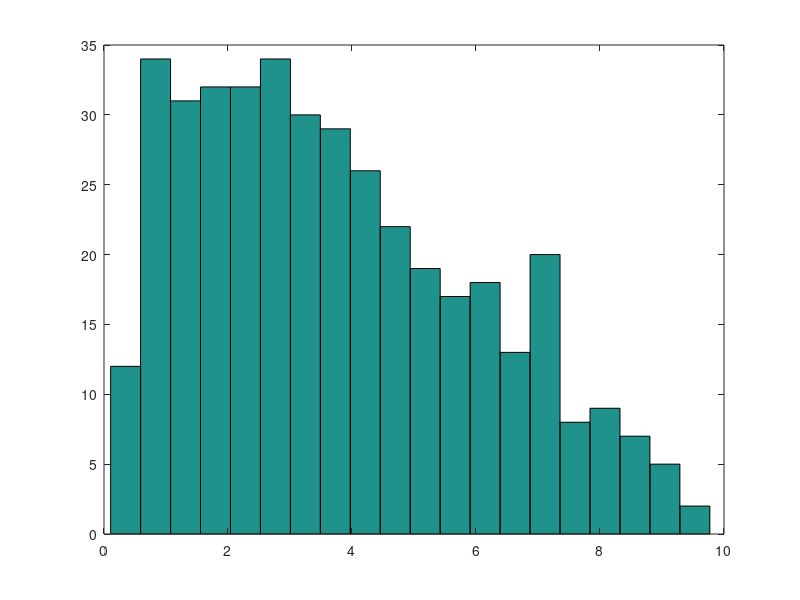
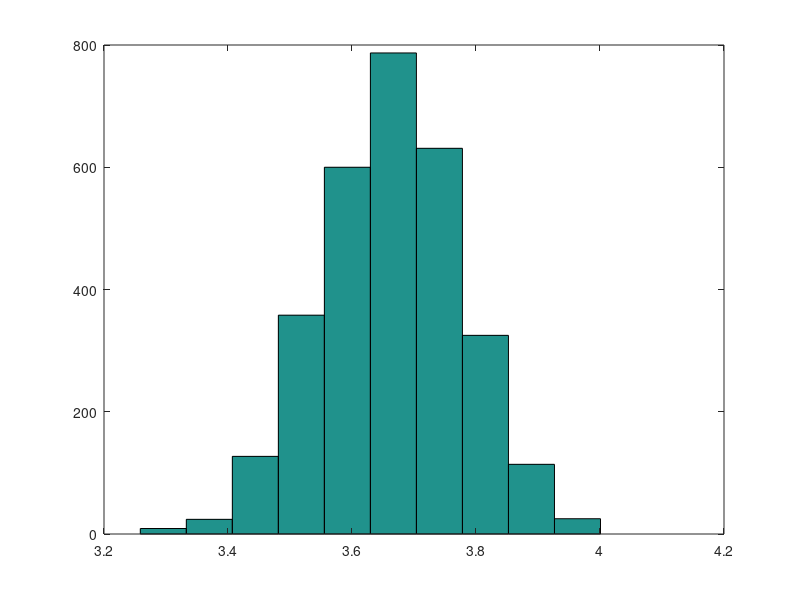
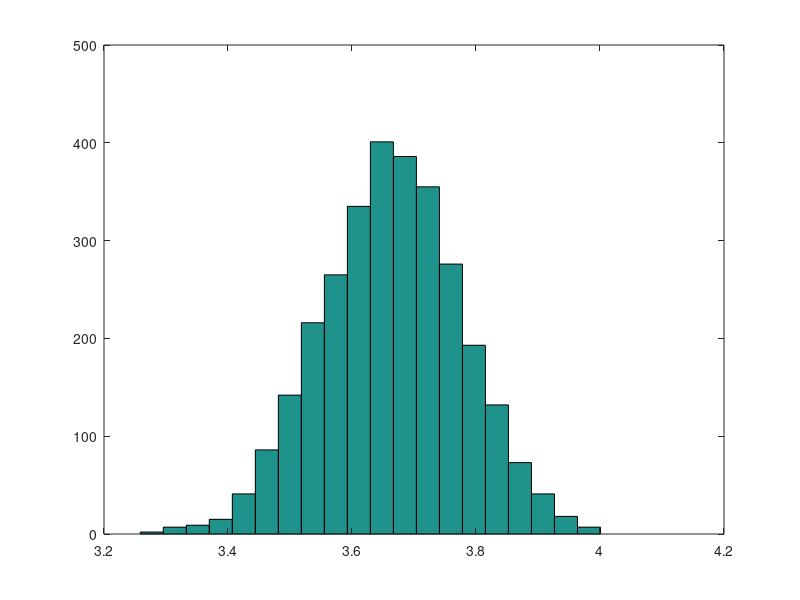

MATLAB code to generate these figures, in order:
clear; clc; close all;

% Setup matlab's random number generator to act determistically
rng('default');

% Define Our Triangle Distribution
a = 0; % lower limit
b = 1; % peak value
c = 10;% upper limit

mu = (a+b+c) /2;
sigma = sqrt( (a^2+b^2+c^2-a*b-a*c-b*c)/18 );  % find std of triangle distribution

% Define number of observations per sample
N = 400; % N = 4; 
% Define number of sample
M = 3000; % M = 3;

for m=1:M
    % Sample N times from Triangle Distribution
    pd = makedist('Triangular','a', a, 'b', b, 'c',c);
    X = random(pd, 1, N);
    
    if(m==1)
        figure
        hist(X,20)
    end
    % Compute Sample mean
    Sn = mean(X);
    
    % Save the Sample mean
    SN_data(m) = Sn;
end

figure
hist(SN_data);

figure
bins = 20;
hist(SN_data, bins);

% Compute actual data of SN_data
actual_mu = mean(SN_data);
actual_sigma = sqrt(var(SN_data));

% Sigma expected theoretically 
expected_sigma = sigma / sqrt(N);



